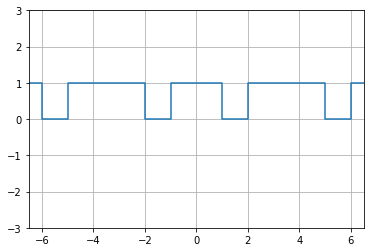

Recreate this plot in Python.
import matplotlib.pyplot as plt
import numpy as np
from scipy import signal
import math


%matplotlib inline

x = []
y = []
for i in range (-8, 0):
    x.append(i)
    if abs(i)%4 == 1: 
        y.append(0)
    else:
        y.append(1)
        
for i in range (0, 8):
    x.append(i)
    if i%4 == 2: 
        y.append(0)
    else:
        y.append(1)
        


plt.step(x, y)
plt.grid()
plt.xlim(-6.5, 6.5)
plt.ylim(-3, 3)
plt.show()
